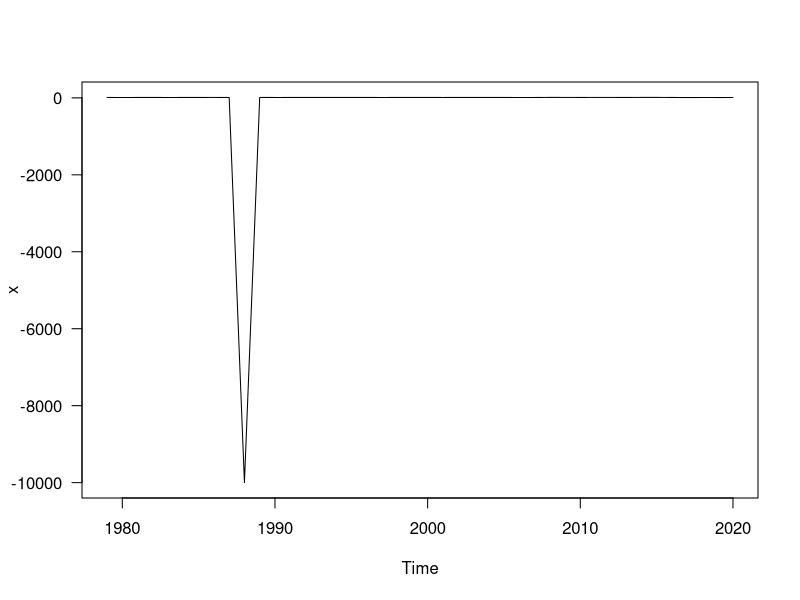
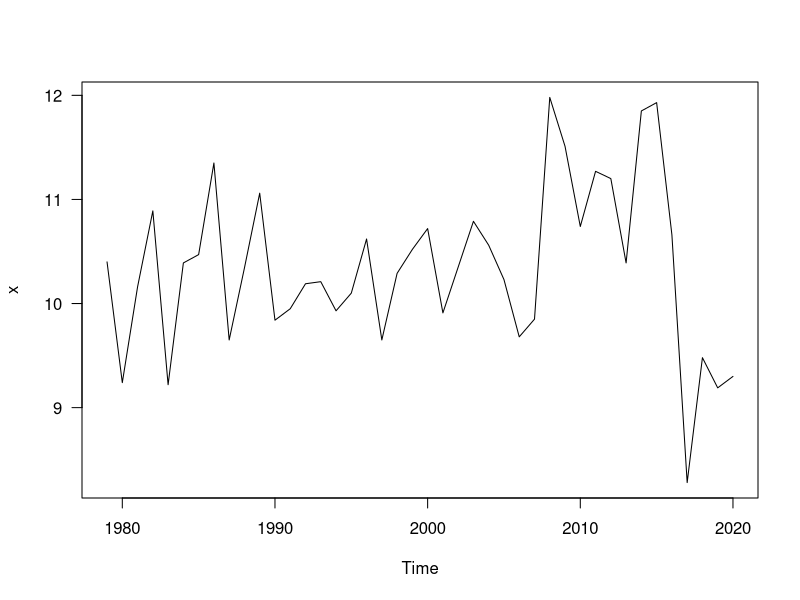
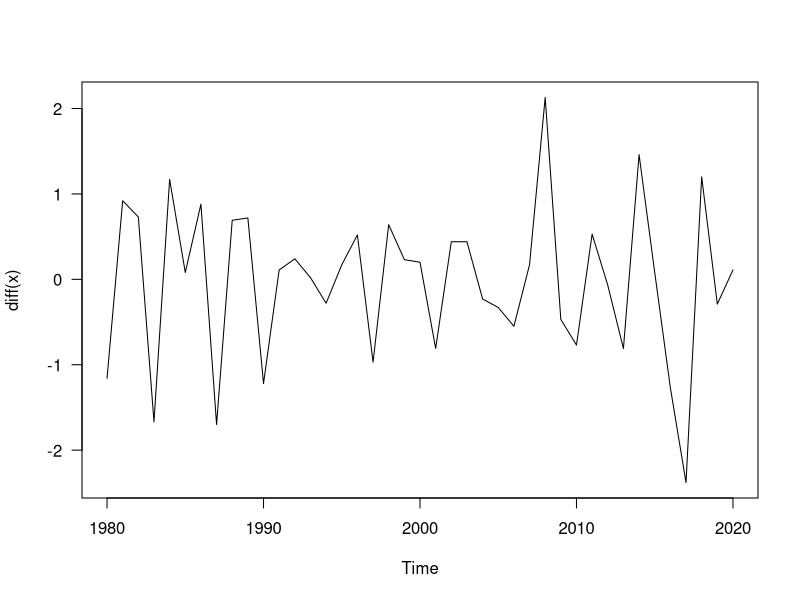
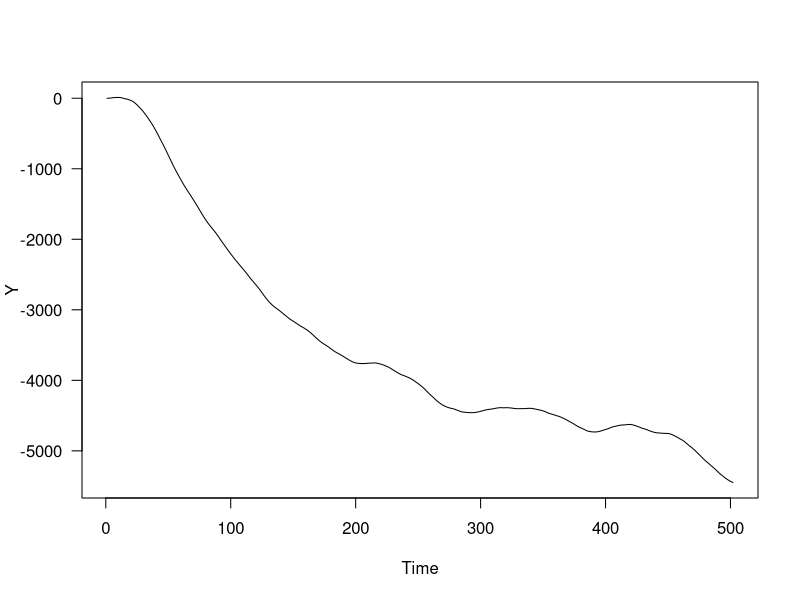
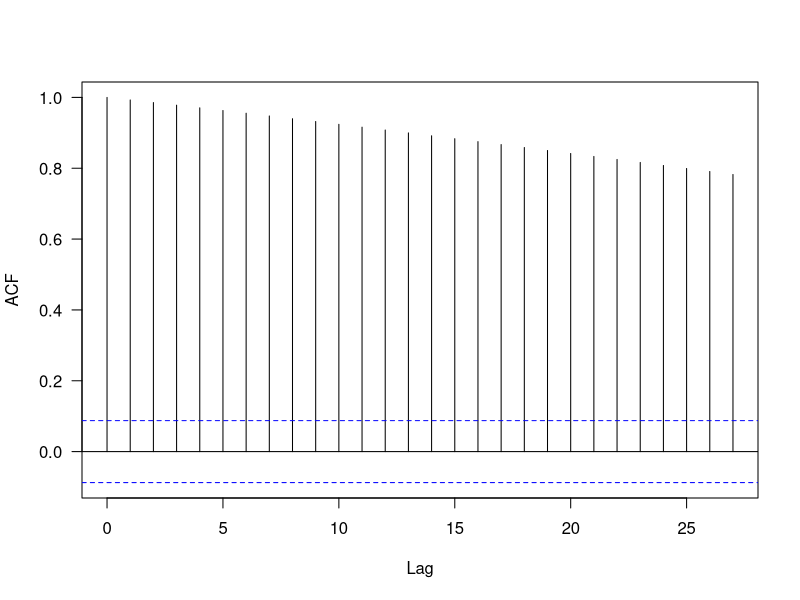
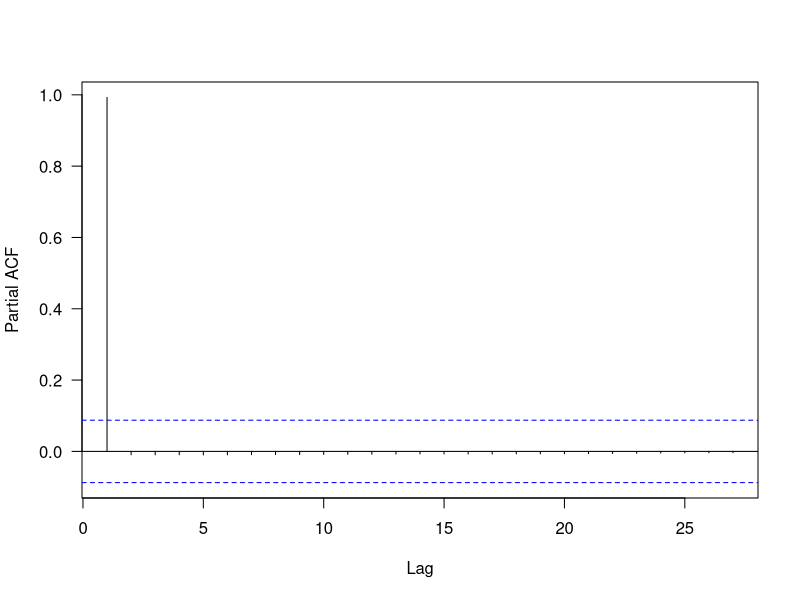
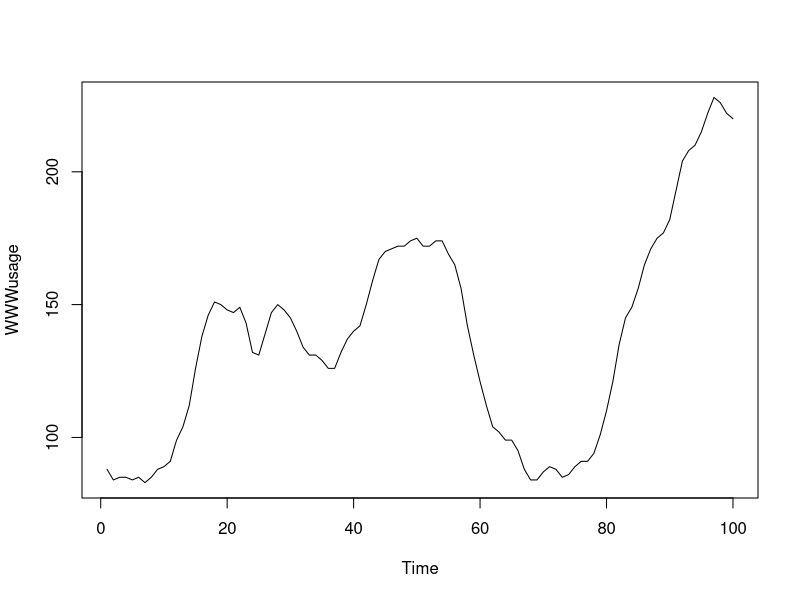
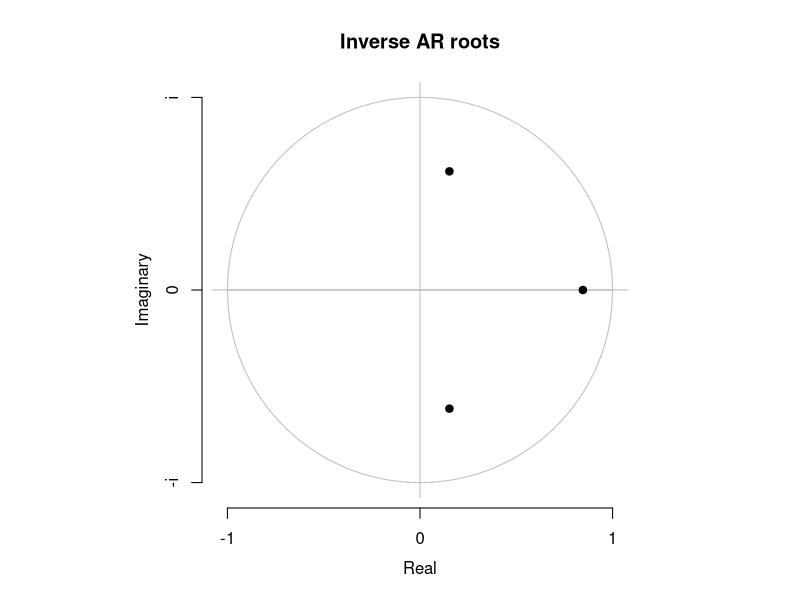

Write the R code that produced these figures, in order.
## ---- chunk 1

if(!require(tseries)) install.packages("tseries", repos = "http://cran.us.r-project.org")
if(!require(forecast)) install.packages("forecast", repos = "http://cran.us.r-project.org")

library(tseries)
library(forecast)

## ---- chunk 2
S12<- read.csv("./S_12_extent_v3.0.csv")
## ---- chunk 3

x<-ts(S12$extent,start=1979,frequency=1)
plot(x,las=1)
## ---- chunk 4
x[10]=NA
x[10]=mean(x,na.rm = T)
plot(x,las=1)
## ---- chunk 5

adf.test(x)
diff(x)
## ---- chunk 6
adf.test(diff(x))
## ---- chunk 7
plot(diff(x),las=1)
## ---- chunk 8
set.seed(116101521)
Y<-arima.sim(list(order=c(1,2,1),ar=c(0.7),ma=c(-0.5)),n=500)

plot(Y,las=1,main='')
## ---- chunk 9
acf(Y,las=1,main='')
## ---- chunk 10
pacf(Y,las=1,main='')
## ---- chunk 11
plot(WWWusage)
aics <- matrix(, 6, 6, dimnames = list(p = 0:5, q = 0:5))
## ---- chunk 12
for(q in 0:1) aics[1, 1+q] <- arima(WWWusage, c(0, 1, q),
                                    optim.control = list(maxit = 500))$aic


for(p in 1:3)
  for(q in 0:1) aics[1+p, 1+q] <- arima(WWWusage, c(p, 1, q),
                                        optim.control = list(maxit = 500))$aic
(round(aics - min(aics, na.rm = TRUE), 2))
## ---- chunk 13
Best<-arima(WWWusage, c(3, 1, 0),optim.control = list(maxit = 500))
plot(Best)
## ---- chunk 14
plot(forecast(Best),col = "black")
## ---- chunk 15
plot(Best)
## ---- chunk 16
plot(forecast(Best),col = "black")
